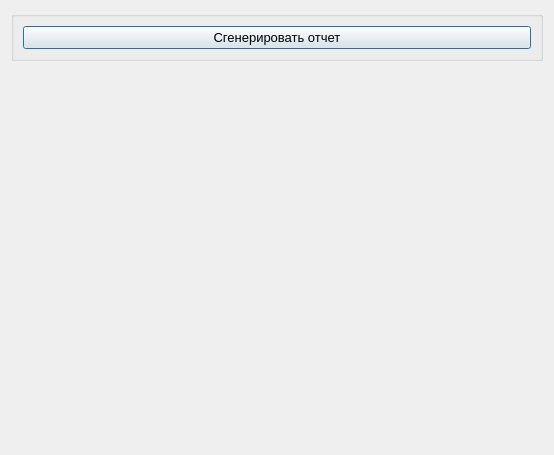
<?xml version="1.0" encoding="UTF-8"?>
<ui version="4.0">
 <class>Vipusk_ki</class>
 <widget class="QDialog" name="Vipusk_ki">
  <property name="geometry">
   <rect>
    <x>0</x>
    <y>0</y>
    <width>554</width>
    <height>455</height>
   </rect>
  </property>
  <property name="windowTitle">
   <string>Отчёт по выпускникам</string>
  </property>
  <layout class="QGridLayout" name="gridLayout">
   <item row="0" column="0">
    <widget class="QGroupBox" name="groupBox_criteriaOption">
     <property name="sizePolicy">
      <sizepolicy hsizetype="Expanding" vsizetype="Fixed">
       <horstretch>0</horstretch>
       <verstretch>0</verstretch>
      </sizepolicy>
     </property>
     <property name="font">
      <font>
       <pointsize>10</pointsize>
      </font>
     </property>
     <property name="title">
      <string/>
     </property>
     <layout class="QGridLayout" name="gridLayout_3">
      <item row="0" column="0">
       <widget class="QPushButton" name="pushButton_showReport">
        <property name="font">
         <font>
          <pointsize>10</pointsize>
         </font>
        </property>
        <property name="text">
         <string>Сгенерировать отчет</string>
        </property>
        <property name="icon">
         <iconset resource="../resourses.qrc">
          <normaloff>:/img/img/generate.png</normaloff>:/img/img/generate.png</iconset>
        </property>
       </widget>
      </item>
     </layout>
    </widget>
   </item>
   <item row="1" column="0">
    <widget class="QWidget" name="widget" native="true">
     <layout class="QGridLayout" name="gridLayout_2">
      <item row="0" column="0">
       <layout class="QVBoxLayout" name="verticalLayout"/>
      </item>
     </layout>
    </widget>
   </item>
  </layout>
 </widget>
 <resources>
  <include location="../resourses.qrc"/>
 </resources>
 <connections/>
</ui>
